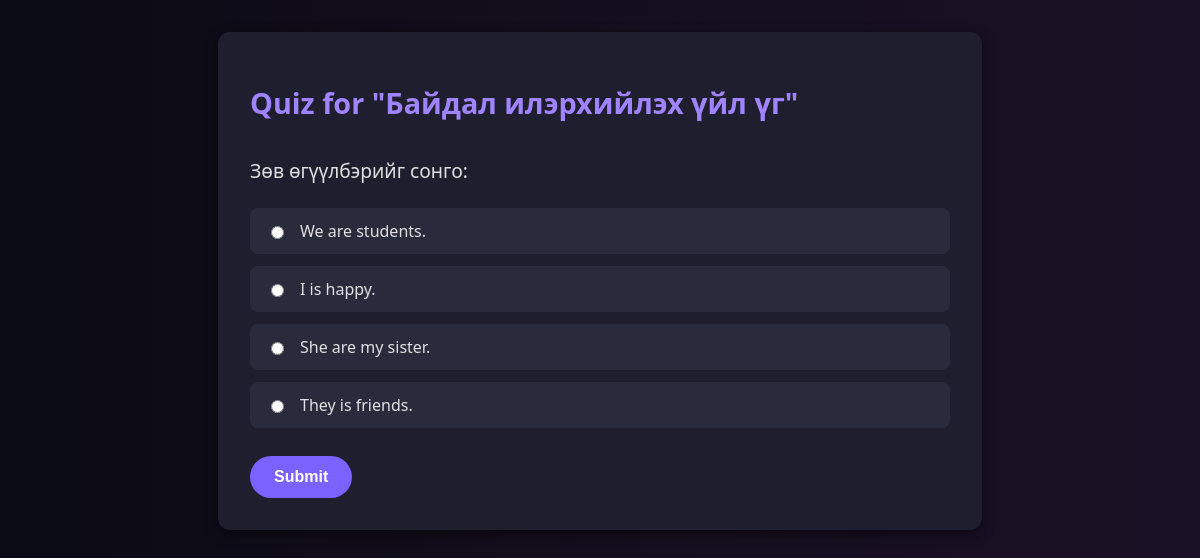
Page /lesson/3/quiz/ on the committed database.
### learning/models.py (models this page shows, shortened)
class Lesson(models.Model):
    LEVEL_CHOICES = [
        ('beginner', 'Beginner'),
        ('intermediate', 'Intermediate'),
        ('advanced', 'Advanced'),
    ]
    title = models.CharField(max_length=200)
    description = models.TextField(blank=True)
    content = models.TextField()  # You could use RichText if you want with a package!
    level = models.CharField(max_length=20, choices=LEVEL_CHOICES)
    image = models.ImageField(upload_to='lesson_images/', blank=True, null=True)
    created_at = models.DateTimeField(auto_now_add=True)

class Quiz(models.Model):
    lesson = models.OneToOneField('Lesson', on_delete=models.CASCADE, related_name='quiz')
    question = models.TextField()
    correct_answer = models.CharField(max_length=200)
    option_1 = models.CharField(max_length=200)
    option_2 = models.CharField(max_length=200)
    option_3 = models.CharField(max_length=200)

### learning/views.py (the view, shortened to what this page needs)
# urls.py: path('lesson/<int:lesson_id>/quiz/', views.quiz, name='quiz'),
def quiz(request, lesson_id):
    lesson = get_object_or_404(Lesson, id=lesson_id)
    quiz = get_object_or_404(Quiz, lesson=lesson)
    return render(request, 'learning/quiz.html', {'lesson': lesson, 'quiz': quiz})

### learning/templates/learning/quiz.html (shortened to what this page needs)
<!DOCTYPE html>
<html>
<head>
    {% load static %}
</head>
<body>
    <div class="container">
        <h1>Quiz for "{{ lesson.title }}"</h1>
        <form method="post">
            <p>{{ quiz.question }}</p>
            <label class="option">
                <input type="radio" name="answer" value="{{ quiz.correct_answer }}" required>
                {{ quiz.correct_answer }}
            </label>
            <label class="option">
                <input type="radio" name="answer" value="{{ quiz.option_1 }}">
                {{ quiz.option_1 }}
            </label>
            <label class="option">
                <input type="radio" name="answer" value="{{ quiz.option_2 }}">
                {{ quiz.option_2 }}
            </label>
            <label class="option">
                <input type="radio" name="answer" value="{{ quiz.option_3 }}">
                {{ quiz.option_3 }}
            </label>
            <button type="submit">Submit</button>
        </form>
    </div>
</body>
</html>

### learning/templates/learning/quiz.html (style rules this page uses)
body { font-family: 'Segoe UI', sans-serif; background: linear-gradient(to right, #0b0b14, #1b1126); color: #e0e0e0; margin: 0; padding: 2rem; }
.container { max-width: 700px; margin: auto; background-color: #1e1e2e; padding: 2rem; border-radius: 12px; box-shadow: 0 4px 12px rgba(0, 0, 0, 0.5); }
h1 { font-size: 1.8rem; color: #a084ff; margin-bottom: 1rem; }
p { font-size: 1.2rem; margin-bottom: 1.5rem; }
form { display: flex; flex-direction: column; }
label, input[type="radio"] { cursor: pointer; }
.option { background-color: #2a2a3d; padding: 0.75rem 1rem; margin-bottom: 0.75rem; border-radius: 8px; display: flex; align-items: center; transition: background 0.2s ease; }
.option input { margin-right: 1rem; }
button { background-color: #7b61ff; color: white; border: none; padding: 0.75rem 1.5rem; border-radius: 40px; font-weight: bold; font-size: 1rem; cursor: pointer; margin-top: 1rem; transition: background-color 0.2s ease; align-self: flex-start; }

### rows in the picture
Lesson: title "Байдал илэрхийлэх үйл үг"
Quiz: question "Зөв өгүүлбэрийг сонго:", correct_answer "We are students.", option_1 "I is happy.", option_2 "She are my sister.", option_3 "They is friends."
